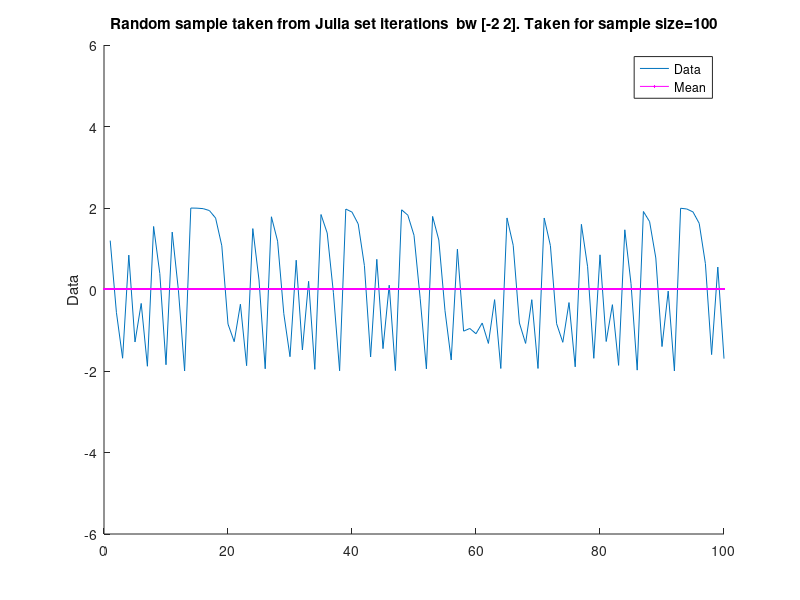
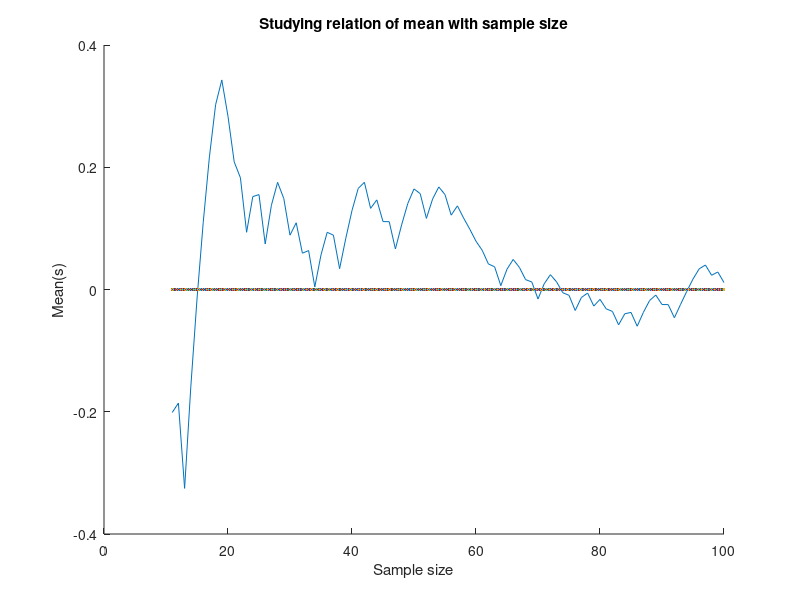

Source code (MATLAB) for these figures, in order:
clc
close all;
clear all;


c=-2;
freq = 100;
freq2 = 100;
Z0 = 1.2 + 0i;

clc;
Z=Z0

W = linspace(0,0,freq);

for n= 1:freq 
    W(n)=Z;
    Z = Z^2 + c;
end

% data with mean
figure
title ('Random sample taken from Julia set iterations  bw [-2 2]. Taken for sample size=100')

ylabel ('Data');
hold on;
plot(W);
ylim([-6, 6])

%plot(0:0.1:freq,2,'--')
%plot(0:0.1:freq,-2,'--')

plot(0:0.1:freq,mean(W),'m')
legend('Data','Mean')



% TO STUDY MEAN WITH SAMPLE SIZE
figure
hold on;

Z0 = 1.2 + 0i;

clc;

mn = linspace(0,0,freq2-10);
sum = zeros(freq2-10,1);

for k = 11:freq2
    Z=Z0;
    for n=1:k
 %       W_2(k,n)=Z;
        sum(k-10) = sum(k-10) + Z;
        Z = Z^2 + c;
    end
    mn(k-10) = sum(k-10)/k;
end

plot(11:1:freq2,mn);
hold on;

plot(11:0.1:freq2,0);
title('Studying relation of mean with sample size');
xlabel('Sample size');
ylabel('Mean(s)');

        
